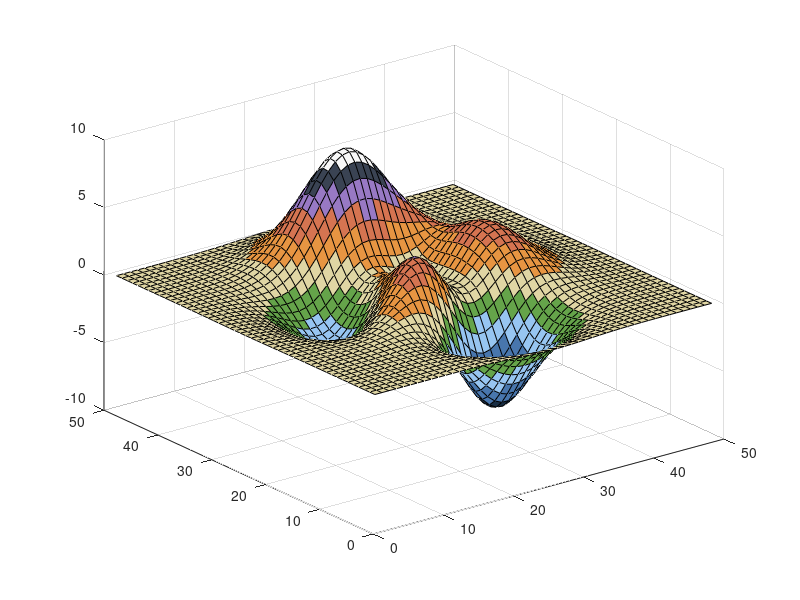

Reproduce this figure in MATLAB.
% Define a set of 10 Monet-inspired colors
% Define a set of 10 colors inspired by Monet's "Sunrise"
waterLiliesColors = [
    0.0941, 0.1765, 0.2627;   % Deep Blue
    0.2824, 0.4627, 0.6784;   % Light Blue
    0.5922, 0.7725, 0.9451;   % Sky Blue
    0.3961, 0.6431, 0.2902;   % Green
    0.8784, 0.8392, 0.6431;   % Pale Yellow
    0.9059, 0.5843, 0.2588;   % Orange
    0.8353, 0.4549, 0.3176;   % Reddish-Brown
    0.5961, 0.4745, 0.7686;   % Purple
    0.2275, 0.2627, 0.3255;   % Dark Gray
    0.9725, 0.9725, 0.9725;   % Light Gray
];

% Create a colormap
colormap(waterLiliesColors);


surf(peaks)